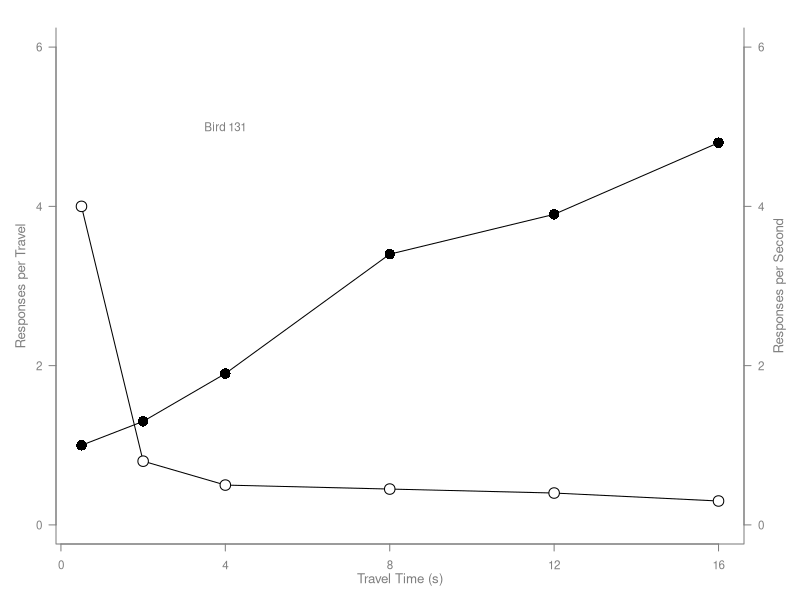
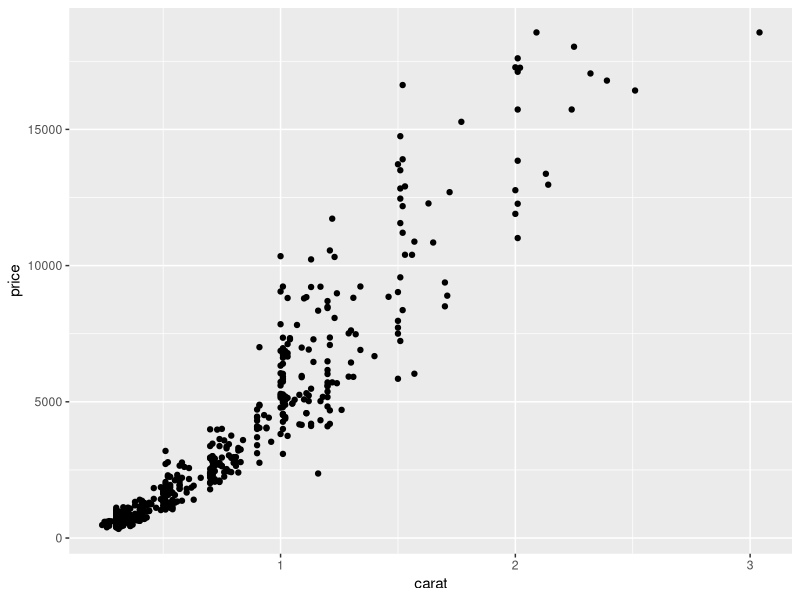
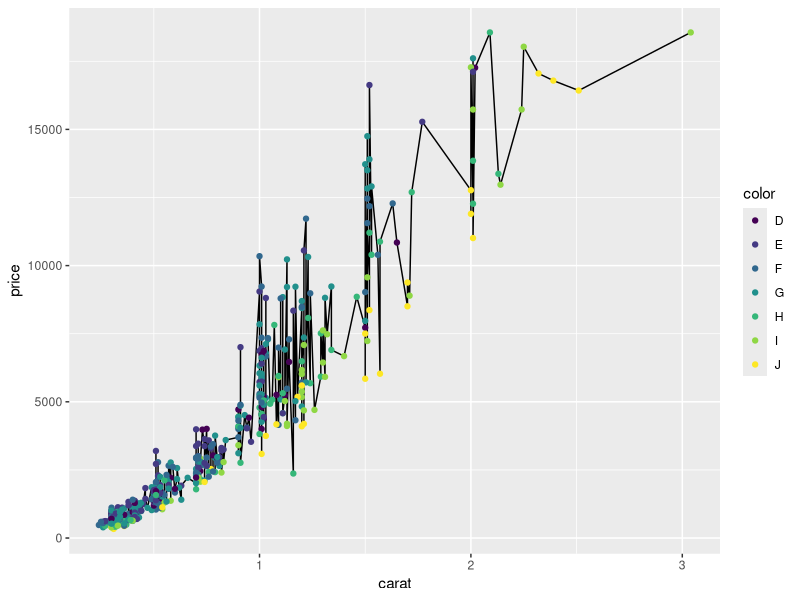
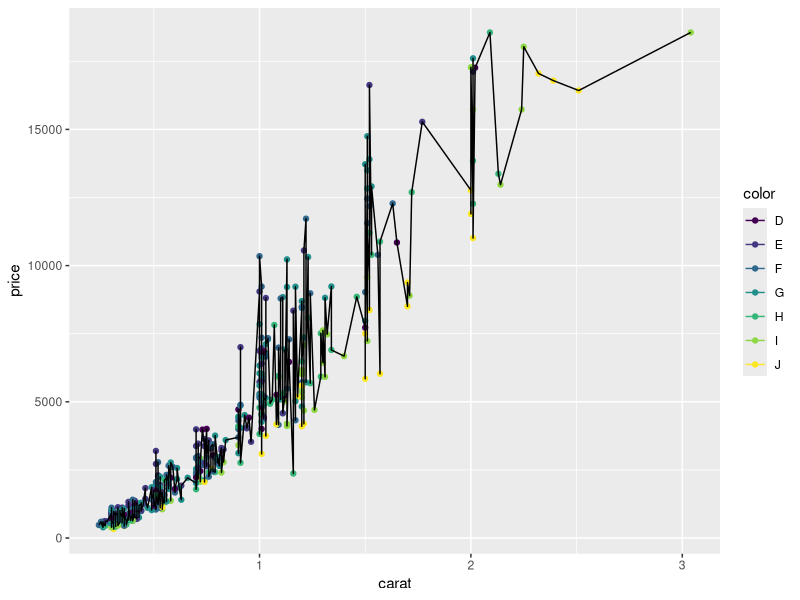
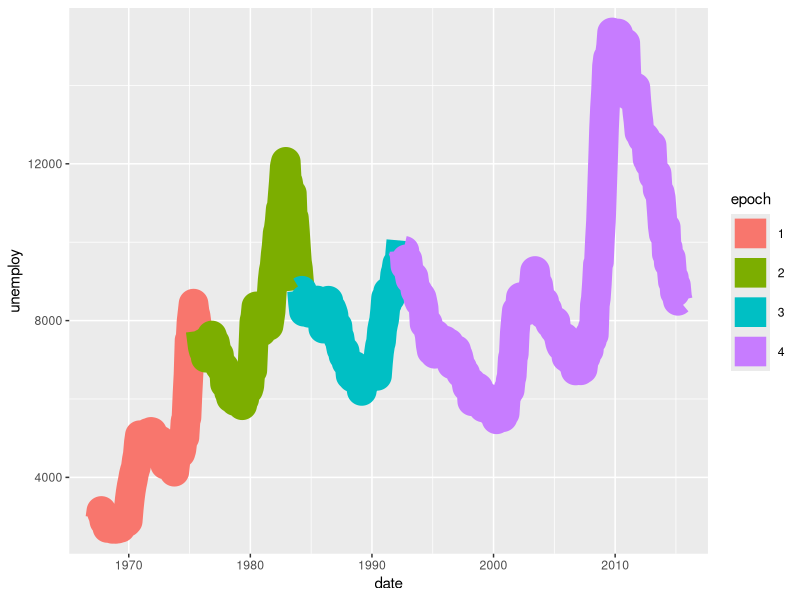
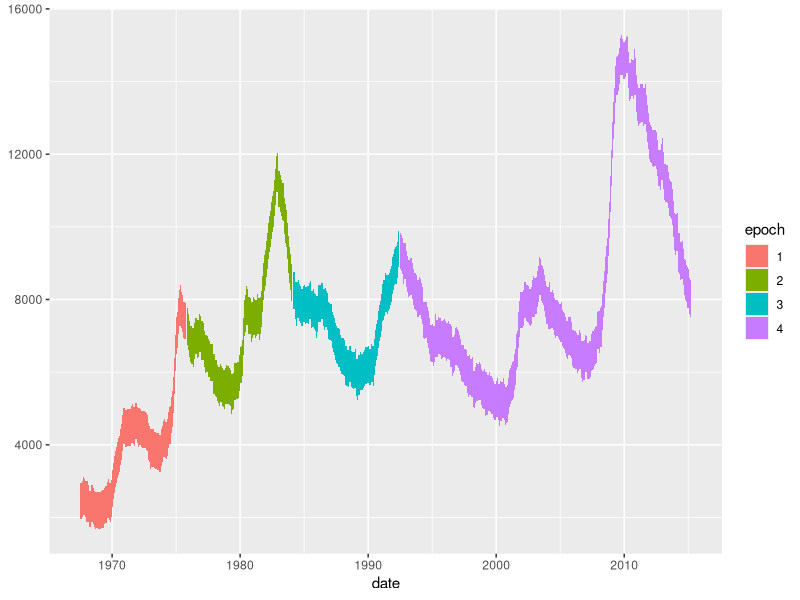
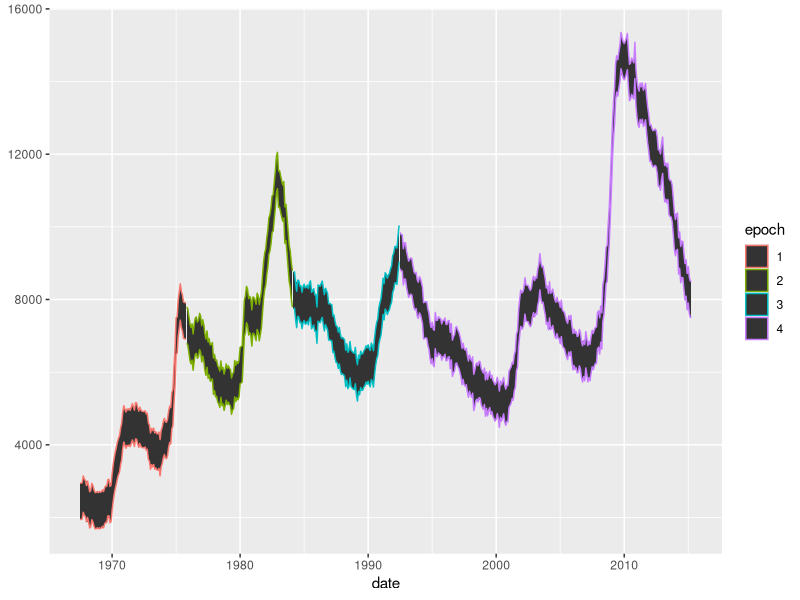
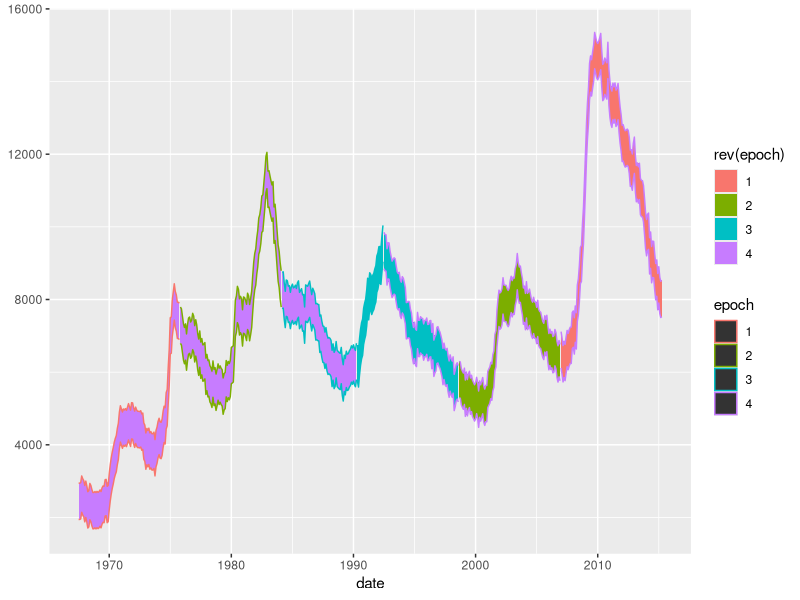

Write the R code that produced these figures, in order. (Note: this script raises an error after producing the figures.)
## ---- chunk 1

# Scatterplot

# make data
x <- c(0.5, 2, 4, 8, 12, 16)
y1 <- c(1, 1.3, 1.9, 3.4, 3.9, 4.8)
y2 <- c(4, .8, .5, .45, .4, .3)

# Set axis label style (las), (mar)gins, text size (cex)
par(las=1, mar=c(4, 4, 2, 4), cex=.7)

# Create the plot and add objects
plot.new()
plot.window(range(x), c(0, 6))
lines(x, y1)
lines(x, y2)
points(x, y1, pch=16, cex=2)
points(x, y2, pch=21, bg="white", cex=2)

# Further parameter adjustments
par(col="gray50", fg="gray50", col.axis="gray50")
axis(1, at=seq(0, 16, 4))
axis(2, at=seq(0, 6, 2))
axis(4, at=seq(0, 6, 2))
box(bty="u")
mtext("Travel Time (s)", side=1, line=2, cex=0.8)
mtext("Responses per Travel", side=2, line=2, las=0, cex=0.8)
mtext("Responses per Second", side=4, line=2, las=0, cex=0.8)
text(4, 5, "Bird 131")
par(mar=c(5.1, 4.1, 4.1, 2.1), col="black", fg="black", col.axis="black")
## ---- chunk 2
library(ggplot2)
head(diamonds)

# But we don't want to plot 50000 points every time so
diamond_sub <- diamonds[sample(1:nrow(diamonds), 500, replace=FALSE),]
## ---- chunk 3
g <- ggplot(diamond_sub, aes(x=carat, y=price))+
  geom_point()
g
## ---- chunk 4
ggplot2:::.all_aesthetics
## ---- chunk 5
ggplot2:::GeomPoint
## ---- chunk 6
# Add coloring by ... color ... to the points
ggplot(diamond_sub, aes(x=carat, y=price))+
  geom_line()+
  geom_point(aes(color=color))
## ---- chunk 7
# You can make the same plot (except for order) in a worse way by specifying color in the base ggplot call and removing it with NULL from the lines. 
ggplot(diamond_sub, aes(x=carat, y=price, color=color))+
  geom_point()+
  geom_line(aes(color=NULL))
## ---- chunk 8
# The economics dataset with an added 'epoch' factor to recolor every 100 points.
economics_epoch <- economics
economics_epoch$epoch <- as.factor(c(rep(1,100),
                                     rep(2,100),
                                     rep(3,100),
                                     rep(4,274)))
ggplot(economics_epoch, aes(x=date,color=epoch))+
  geom_line(aes(y=unemploy), size=10)
## ---- chunk 9
ggplot(economics_epoch, aes(x=date,fill=epoch))+
  geom_ribbon(aes(ymax=unemploy,ymin=unemploy-1000))
## ---- chunk 10
ggplot(economics_epoch, aes(x=date,color=epoch))+
  geom_ribbon(aes(ymax=unemploy,ymin=unemploy-1000))
## ---- chunk 11
ggplot(economics_epoch, aes(x=date,color=epoch, fill=rev(epoch)))+
  geom_ribbon(aes(ymax=unemploy,ymin=unemploy-1000))
## ---- chunk 12
ggplot(economics_epoch, aes(x=date))+
  geom_ribbon(aes(ymax=unemploy,ymin=unemploy-1000), fill="#F0A125")
## ---- chunk 13
# we have tow factors, cut and color, with the levels...
levels(diamond_sub$cut)
levels(diamond_sub$color)
# and we want to make a plot with all their permutations:
ggplot(diamond_sub, aes(x=interaction(cut,color)))+
  geom_bar()+
  theme(
    axis.text.x = element_text(angle=90)
  )
## ---- chunk 14
ggplot(diamond_sub, aes(x=price))+
  geom_histogram(color="white", bins = 20)
## ---- chunk 15
ggplot(diamond_sub, aes(x=price))+
  stat_bin(geom="bar", color="white", bins = 20)
## ---- chunk 16
ggplot(diamond_sub, aes(x=price))+
  geom_histogram(aes(y=..density..), color="white", bins = 20)
## ---- chunk 17
ggplot(diamond_sub, aes(x=price))+
  geom_histogram(aes(y=..density..), color="white", bins = 20)+
  geom_density()
## ---- chunk 18
ggplot(diamond_sub, aes(x=price))+
  geom_histogram(aes(y=..density..), color="white", bins = 20)+
  geom_density(bw=300)
## ---- chunk 19
ggplot(diamond_sub, aes(x=table, y=depth))+
  geom_point(alpha=0.2)+
  geom_smooth(method="lm", color="red", se=FALSE)
## ---- chunk 20
ggplot(diamond_sub, aes(x=depth, y=table))+
  geom_point(alpha=0.2)+
  geom_smooth(color="red", method="lm", level=0.99)
## ---- chunk 21
ggplot(diamond_sub, aes(x=table, y=depth))+
  geom_point(alpha=0.2)+
  geom_smooth(method="loess", color="red")
## ---- chunk 22
ggplot(midwest, aes(x=percbelowpoverty, y=inmetro))+
  geom_point(alpha=0.1)+
  geom_smooth(method="glm", method.args=list(family="binomial"), color="red")
## ---- chunk 23
ggplot(economics, aes(x=date, y=unemploy))+
  geom_line(color="gray")+
  stat_smooth(geom="linerange", size = 0.5, method="loess", level=0.99)
## ---- chunk 24
ggplot(diamonds, aes(x=carat, y=price))+
  geom_point(alpha=0.02)
## ---- chunk 25
ggplot(diamonds, aes(x=carat, y=price))+
  geom_hex(bins=50)
## ---- chunk 26
ggplot(diamonds, aes(x=carat, y=price))+
  stat_density_2d(geom = "point", aes(size = ..density.., color= ..density..), n=50, contour = F)
## ---- chunk 27
ggplot(diamond_sub, aes(x=price, fill=cut))+
  geom_histogram()
## ---- chunk 28
ggplot(diamond_sub, aes(x=price, fill=cut))+
  geom_histogram(position="dodge")
## ---- chunk 29
ggplot(diamond_sub, aes(x=cut, y=price))+
  geom_point()
## ---- chunk 30
ggplot(diamond_sub, aes(x=cut, y=price))+
  geom_point(position=position_jitter(width=0.25))
## ---- chunk 31
ggplot(diamonds, aes(x=price, fill=cut))+
  geom_histogram(bins=50)
## ---- chunk 32
ggplot(diamonds, aes(x=price, fill=cut))+
  geom_histogram(bins=50, position="fill")
## ---- chunk 33
brewplot <- RColorBrewer::display.brewer.all()
## ---- chunk 34
ggplot(economics_epoch, aes(x=date,fill=epoch))+
  geom_ribbon(aes(ymax=unemploy,ymin=unemploy-1000))+
  scale_fill_brewer(palette="Set1")
## ---- chunk 35
ggplot(diamond_sub, aes(x=carat,y=price,color=price))+
  geom_point()+
  scale_color_distiller(palette="RdPu")+
  theme_dark()
## ---- chunk 36
ggplot(diamonds, aes(x=carat, y=price))+
  stat_density_2d(geom = "point", aes(size = ..density.., color = ..density..), 
                  n=10, contour = F)+
  scale_color_distiller(palette="RdPu")+
  facet_grid(cut~color)
## ---- chunk 37
ggplot(diamond_sub, aes(x=carat,y=price,color=price))+
  geom_point()+
  theme_minimal()
## ---- chunk 38
ggplot(diamond_sub, aes(x=carat,y=price,color=price))+
  geom_point()+
  theme_void()
## ---- chunk 39
ggplot(diamond_sub, aes(x=carat,y=price,color=price))+
  geom_point()+
  theme(
    panel.background = element_blank(),
    panel.grid       = element_blank(),
    axis.text        = element_blank(),
    axis.ticks       = element_blank(),
    axis.title       = element_blank(),
    axis.line        = element_line(),
    legend.position  = "none"
  )
## ---- chunk 40
ggplot(diamond_sub, aes(x=carat,y=price))+
  geom_point(color="pink")+
  theme(
    panel.background= element_rect(fill="yellow"),
    panel.grid      = element_blank(),
    axis.text       = element_blank(),
    axis.ticks      = element_blank(),
    axis.title      = element_blank(),
    axis.line       = element_line(),
    legend.position = "none"
  )
## ---- chunk 41
ggplot(diamond_sub, aes(x=carat,y=price))+
  geom_point()+
  theme(
    panel.background= element_blank(),
    panel.grid      = element_blank(),
    axis.text       = element_text(size=unit(24,"pt")),
    axis.ticks      = element_line(arrow=arrow(type="closed")),
    axis.title      = element_blank(),
    axis.line       = element_line(),
    legend.position = "none"
  )
## ---- chunk 42
ggplot(diamond_sub, aes(x=carat,y=price))+
  geom_point()+
  theme(
    panel.background= element_blank(),
    panel.grid      = element_blank(),
    axis.text       = element_text(size=unit(24,"pt")),
    axis.text.x    = element_text(margin= margin(20,0,0,0, unit="pt")),
    axis.text.y     = element_text(margin= margin(0,20,0,0, unit="pt")),
    axis.ticks      = element_line(arrow=arrow(type="closed")),
    axis.title      = element_blank(),
    axis.line       = element_line(),
    legend.position = "none"
  )
## ---- chunk 43
# Scales lets us change the y axis numbers from scientific notation to decimal notation
library(scales)

g.price_density <- ggplot(diamond_sub, aes(x=price, y=..density.., fill=cut))+
  geom_density(position="stack")+
  scale_fill_brewer(palette="Set1", guide=guide_legend(title="Cut"))+
  scale_y_continuous(name="Density", labels=comma)+
  scale_x_continuous(name="Price")+
  theme_minimal()+
  theme(
    panel.grid.major = element_blank(),
    legend.position  = c(.8,.65)
  )

# Saving figure by clicking "export" from figure window
## ---- chunk 44
ggsave("price_density_plot.png", g.price_density,
       path="guide_files", # you can use relative or absolute paths
       device="png",
       width=unit(6,"in"), height=unit(4,"in"),
       dpi=300
)
## ---- chunk 45
g.grob <- ggplotGrob(g.price_density)
## ---- chunk 46
g.grob$layout
g.grob$heights
g.grob$widths
g.grob$grobs
## ---- chunk 47
# We have to load the grid library to do some commands, might as well load it now
library(grid)

g.grob$grobs[[6]]$children[[3]]$children
g.grob$grobs[[6]]$children[[3]]$children[[1]]$gp$lwd <- 10
g.grob$grobs[[6]]$children[[3]]$children[[1]]$gp$fill <- "#FF51FD"
g.grob$grobs[[6]]$children[[3]]$children[[1]]$gp$col <- "yellow"

# grid.newpage() clears the current viewport (so your plots don't just keep stacking up)
# grid.draw() redraws our grob in the current viewport

grid.newpage()
grid.draw(g.grob)
## ---- chunk 48
# We'll need "gtable" to tread the grids like a table
library(gtable)

g.scatter <- ggplot(diamond_sub, aes(x=carat, y=price, color=cut))+
  geom_point(size=0.5)+
  scale_color_brewer(palette="Set1", guide=guide_legend(title="Cut"))+
  scale_y_continuous(name="Price")+
  scale_x_continuous(name="Carat")+
  theme_minimal()+
  theme(
    legend.position=c(0.15,0.8),
    legend.background = element_rect(fill="#EFEFEF")
  )

g.density_x <- ggplot(diamond_sub, aes(x=carat, y=..density.., fill=cut))+
  geom_density(position="stack")+
  scale_fill_brewer(palette="Set1")+
  #scale_x_continuous(expand=c(0,0))+
  theme_void()+
  theme(
    legend.position="none"
  )

g.density_y <- ggplot(diamond_sub, aes(x=price, y=..density.., fill=cut))+
  geom_density(position="stack")+
  scale_fill_brewer(palette="Set1")+
  #scale_x_continuous(expand=c(0,0))+
  coord_flip()+ # Flip the coordinates so x is y, y i x
  theme_void()+
  theme(
    legend.position="none"
  )

# Make our grobs
g.scatter_grob   <- ggplotGrob(g.scatter)
g.density_x_grob <- ggplotGrob(g.density_x)
g.density_y_grob <- ggplotGrob(g.density_y)

# Add a row and a column to the scatterplot where we'll add our density plots
g.scatter_grob <- gtable_add_rows(g.scatter_grob,
                                  unit(0.1,"npc"), # npc is a unit that's defined by the viewport
                                  0) # position - we add to the top
g.scatter_grob <- gtable_add_cols(g.scatter_grob,
                                  unit(0.1,"npc"), # npc is a unit that's defined by the viewport
                                  -1) # position - we add on the right

# Let's check our layout
g.scatter_grob$layout

# Now we add the density grobs
g.scatter_grob <- gtable_add_grob(g.scatter_grob, g.density_x_grob, 
                                  t = 1, l = 4, b = 1, r = 7)
g.scatter_grob <- gtable_add_grob(g.scatter_grob, g.density_y_grob, 
                                  t = 4, l = 8, b = 7, r = 8)

grid.newpage()
grid.draw(g.scatter_grob)
## ---- chunk 49
# We'll need "gtable" to tread the grids like a table

g.scatter <- ggplot(diamond_sub, aes(x=carat, y=price, color=cut))+
  geom_point(size=0.5)+
  scale_color_brewer(palette="Set1", guide=guide_legend(title="Cut"))+
  scale_y_continuous(name="Price")+
  scale_x_continuous(name="Carat")+
  theme_minimal()+
  theme(
    legend.position=c(0.15,0.8),
    legend.background = element_rect(fill="#EFEFEF")
  )

g.density_x <- ggplot(diamond_sub, aes(x=carat, y=..density.., fill=cut))+
  geom_density(position="stack")+
  scale_fill_brewer(palette="Set1")+
  scale_x_continuous(expand=c(0,0))+
  theme_void()+
  theme(
    legend.position="none"
  )

g.density_y <- ggplot(diamond_sub, aes(x=price, y=..density.., fill=cut))+
  geom_density(position="stack")+
  scale_fill_brewer(palette="Set1")+
  scale_x_continuous(expand=c(0,0))+
  coord_flip()+ # Flip the coordinates so x is y, y i x
  theme_void()+
  theme(
    legend.position="none"
  )

# Make our grobs
g.scatter_grob   <- ggplotGrob(g.scatter)
g.density_x_grob <- ggplotGrob(g.density_x)
g.density_y_grob <- ggplotGrob(g.density_y)

# Add a row and a column to the scatterplot where we'll add our density plots
g.scatter_grob <- gtable_add_rows(g.scatter_grob,
                                  unit(0.1,"npc"), # npc is a unit that's defined by the viewport
                                  0) # position - we add to the top
g.scatter_grob <- gtable_add_cols(g.scatter_grob,
                                  unit(0.1,"npc"), # npc is a unit that's defined by the viewport
                                  -1) # position - we add on the right

# Let's check our layout
g.scatter_grob$layout

# Now we add the density grobs
g.scatter_grob <- gtable_add_grob(g.scatter_grob, g.density_x_grob, 
                                  t = 1, l = 4, b = 1, r = 7)
g.scatter_grob <- gtable_add_grob(g.scatter_grob, g.density_y_grob, 
                                  t = 4, l = 8, b = 7, r = 8)

grid.newpage()
grid.draw(g.scatter_grob)
